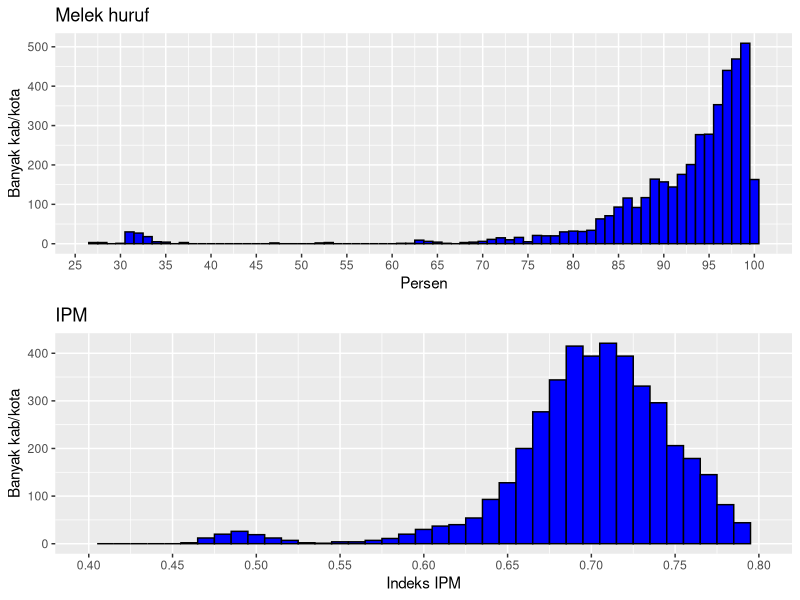

This figure's R source:
library(ggplot2)
library(gridExtra)

ipm <- read.csv('processed-ipm-2004-2012.csv')

melek_huruf <- ggplot(data = subset(ipm, (ipm$indikator_ipm == 'Angka Melek Huruf')), aes(x = nilai))+
  geom_histogram(color = 'black', fill = 'blue', binwidth = 1) +
  scale_x_continuous(breaks = seq(0,100,5)) +
  xlab('Persen') +
  ylab('Banyak kab/kota') +
  ggtitle('Melek huruf')

plotipm <- ggplot(data = subset(ipm, (ipm$indikator_ipm == 'IPM')), aes(x = nilai/100))+
  geom_histogram(color = 'black', fill = 'blue', binwidth = 0.01) +
  scale_x_continuous(limits = c(0.4,0.8), breaks = seq(0.4,0.8,0.05)) +
  xlab('Indeks IPM') +
  ylab('Banyak kab/kota') +
  ggtitle('IPM')

grid.arrange(melek_huruf, plotipm)

dataipm <- subset(ipm, ipm$indikator_ipm == 'IPM')
summary(dataipm$nilai)